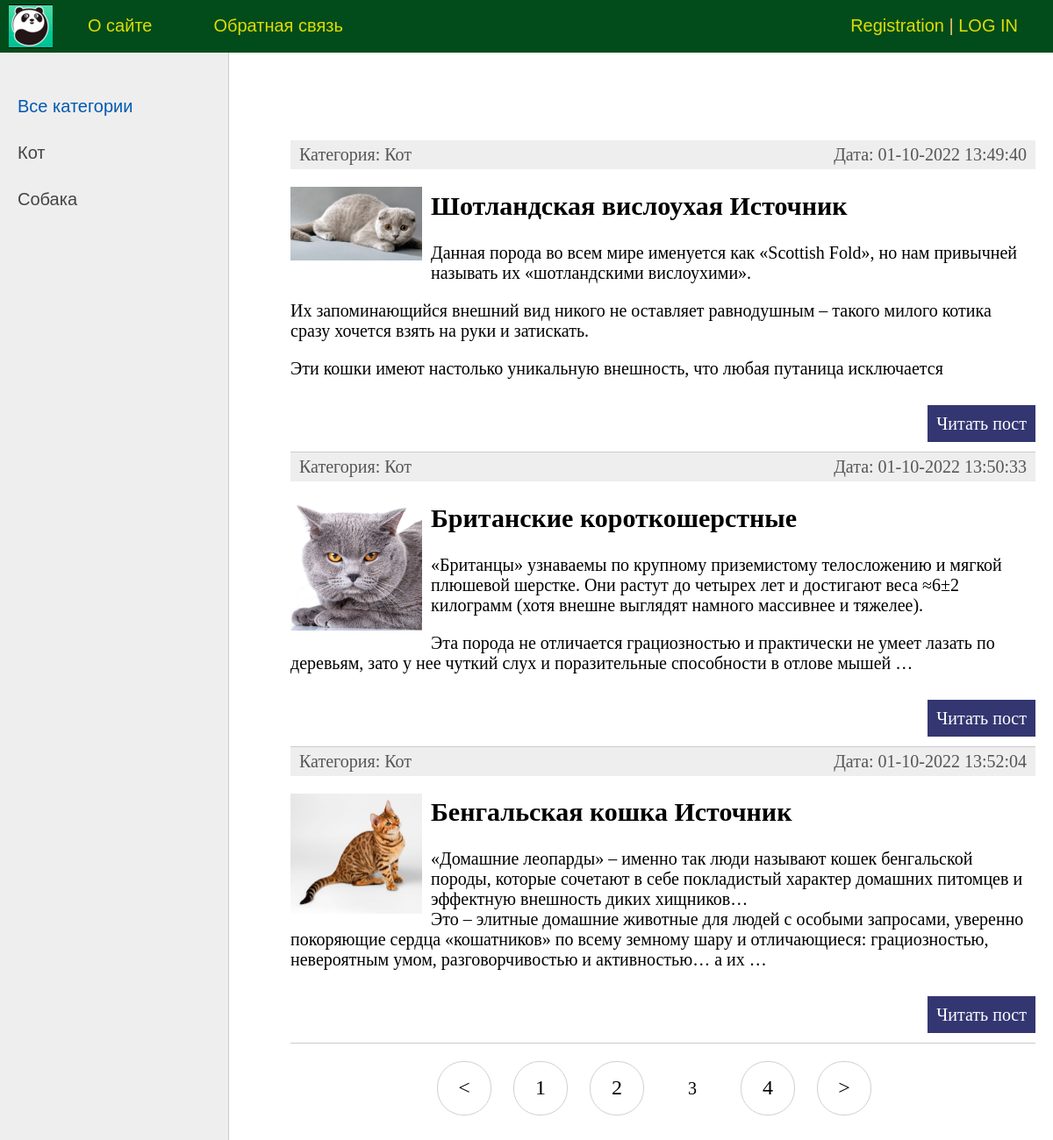
/?page=3, run on the app's committed database.
### animals/models.py (models this page shows, shortened)
class Category(models.Model):
    name = models.CharField(max_length=100, db_index=True, verbose_name='CATEGORY')
    slug = models.SlugField(max_length=255, unique=True, db_index=True, verbose_name="URL")
    def __str__(self):
            return self.name
    def get_absolute_url(self):
        return reverse("category", kwargs={'cat_slug': self.slug})
    class Meta:
        verbose_name = "Category"
        verbose_name_plural = "Categories"
        ordering = ['id']

class Animals(models.Model):
    title = models.CharField(max_length=255, verbose_name="Title")
    slug = models.SlugField(max_length=255, unique=True, db_index=True, verbose_name="URL Slug")
    content = models.TextField(blank=True, verbose_name="Text article")
    photo = models.ImageField(upload_to="photos/%Y/%m/%d/", verbose_name="Picture")
    time_create = models.DateTimeField(auto_now_add=True, verbose_name="Time_created")
    time_update = models.DateTimeField(auto_now=True, verbose_name="Time_updated")
    is_published = models.BooleanField(default=True, verbose_name="Is_published")
    cat = models.ForeignKey("Category", on_delete=models.PROTECT, verbose_name="Category", null=True)
    def get_absolute_url(self):
        return reverse("post", kwargs={"post_slug": self.slug})
    class Meta:
        verbose_name = "Popular animal"
        verbose_name_plural = "Popular animals"
        ordering = ['id']

### animals/views.py (the view)
# urls.py: path('', cache_page(60)(AnimalHome.as_view()), name='home'),
class AnimalHome(DataMixin, ListView):
    model = Animals
    template_name = 'animals/index.html'
    context_object_name = 'posts'
    def get_context_data(self, *, object_list=None, **kwargs):
        context = super().get_context_data(**kwargs)
        c_def = self.get_user_context(title='Home Page')
        return dict(list(context.items()) + list(c_def.items()))
    def get_queryset(self):
        return Animals.objects.filter(is_published=True).select_related('cat')

### animals/templatetags/animals_tags.py (called while the page is built)
@register.simple_tag(name='getcats')
def get_categories(filter=None):
    if not filter:
        return Category.objects.all()
    else:
        return Category.objects.filter(pk=filter)

### animals/utils.py (called while the page is built)
    def get_user_context(self, **kwargs):
        context = kwargs
        cats = cache.get('cats')
        if not cats:
            cats = Category.objects.annotate(Count('animals'))
            cache.set('cats', cats, 60)
        user_menu = menu.copy()
        if not self.request.user.is_authenticated:
            user_menu.pop(1)
        context['menu'] = user_menu
        context['cats'] = cats
        if 'cat_selected' not in context:
            context['cat_selected'] = 0
        return context

### animals/templates/animals/index.html (shortened to what this page needs)
{% extends 'animals/base.html' %}
{% block content %}
<ul class="list-articles">
	{% for p in posts %}
			<li><div class="article-panel">
	<p class="first">Категория: {{p.cat}}</p>
	<p class="last">Дата: {{p.time_update|date:"d-m-Y H:i:s"}}</p>
</div>
	{% if p.photo%}
	<p> <img class="img-article-left thumb" src="{{p.photo.url}}" alt=""></p>
	{%endif %}
				<h2>{{p.title}}</h2>
	{% autoescape on %}
	{{p.content|linebreaks|truncatewords:50}}
	{% endautoescape %}
			<p class="link-read-post"><a href="{{ p.get_absolute_url }}">Читать пост</a></p>
			</li>
	{% endfor %}
</ul>
{% endblock content %}

### animals/templates/animals/base.html (shortened to what this page needs)
{% load static %}
{% load animals_tags %}
<!DOCTYPE html>
<html>
<head>
	<link type="text/css" href="{% static 'animals/css/styles.css' %}" rel="stylesheet" />
</head>
<body>
<table class="table-page" border=0 cellpadding="0" cellspacing="0">
<tr><td valign=top>
{% block mainmenu %}
		<div class="header">
			<ul id="mainmenu" class="mainmenu">
			<li class="logo"><a href="{% url 'home' %}"><div class="logo"></div></a></li>
{% for m in menu %}
			<li><a href="{% url m.url_name %}">{{m.title}}</a></li>
{% endfor %}
				{% if request.user.is_authenticated %}
				<li class="last">{{user.username}}<a href="{% url 'logout' %}">|LOG OUT</a></li>
				{% else %}
				<li class="last"><a href="{% url 'register' %}">Registration</a> | <a href="{% url 'login' %}">LOG IN</a></li>
				{% endif %}
			</ul>
		</div>
{% endblock mainmenu %}
<table class="table-content" border=0 cellpadding="0" cellspacing="0">
<tr>
	<td valign="top" class="left-chapters">
	<ul id="leftchapters">
		{% if cat_selected == 0 %}
		<li class="selected">Все категории</li>
{% else %}
		<li><a href="{% url 'home' %}">Все категории</a></li>
{% endif %}
{% for c in cats %}
{% if c.animals__count > 0 %}
		{% if c.pk == cat_selected %}
		<li class="selected">{{c.name}}</li>
		{% else %}
		<li><a href="{{ c.get_absolute_url}}">{{c.name}}</a></li>
		{% endif%}
{% endif%}
{% endfor %}
	</ul>
</td>
<td valign="top" class="content">
	<div class="content-text">
{% block content %}
{% endblock %}
{% if page_obj.has_other_pages%}
<nav class="list-pages">
	<ul>
		{% if page_obj.has_previous %}
		<li class="page-num">
		<a href="?page={{page_obj.previous_page_number }}">&lt;</a>
		</li>
		{% endif %}
		{% for p in paginator.page_range %}
		{% if  page_obj.number == p %}
		<li class="page-num page-num-selected">{{ p }}</li>
		{% elif p >= page_obj.number|add:-2 and p <= page_obj.number|add:2 %}
		<li class="page-num">
			<a href="?page={{ p }}">{{ p }}</a>
		</li>
		{% endif %}
		{% endfor %}
		{% if page_obj.has_next %}
		<li class="page-num">
		<a href="?page={{page_obj.next_page_number }}">&gt;</a>
		</li>
		{% endif %}
	</ul>
</nav>
{% endif %}
	</div>
</td></tr></table>
</td></tr>
</body>
</html>

### animals/static/animals/css/styles.css (style rules this page uses)
html, body { font-family: 'Arial'; margin: 0; padding: 0; height: 100%; width: 100%; color: #444; }
a { color: #0059b2; text-decoration: none; }
img { max-width: 600px; height: auto; }
img.img-article-left { max-width: 500px; height: auto; float: left; padding: 0 10px 10px 0; }
img.img-article-left.thumb { max-width: 150px; height: auto; }
p.link-read-post { text-align: right; }
p.link-read-post a { padding: 10px; min-width: 100px; background: #333671; color: #fff; text-decoration: none; }
div.article-panel { background: #eee; padding: 5px 10px 5px 10px; box-sizing: border-box; overflow: hidden; color: #555; }
div.article-panel p.first { margin: 0; float: left; }
div.article-panel p.last { margin: 0; float: right; }
ul.list-articles { list-style: none; margin: 0; padding: 0; }
ul.list-articles li { border-bottom: 1px solid #ccc; }
.table-page { width: 100%; height: 100%; vertical-align: top; }
.table-page tr { height: 100%; }
.header { background: #024c1b; height: 60px; }
.logo { background: url('../images/logo.png') no-repeat 10px 5px; width: 70px; height: 60px; }
ul.mainmenu { list-style: none; margin: 0; padding: 0; height: 60px; color: #fdc073; font-size: 20px; overflow: hidden; }
ul.mainmenu li { float: left; margin: 18px 40px 0 30px; }
ul.mainmenu li.logo { margin: 0; }
ul.mainmenu li.last { float: right; }
ul.mainmenu li a { color: #dddd06; text-decoration: none; }
.table-content { width: 100%; min-height: 100%; height: 100%; }
.left-chapters { margin: 0; background: #eee; border-right: 1px solid #ccc; min-height: 100%; }
.left-chapters ul { width: 230px; min-height: 100%; margin: 0; padding: 20px 10px 10px 20px; list-style: none; font-size: 20px; }
.left-chapters ul li { margin: 30px 0 0 0; color: #999; }
.left-chapters ul li.selected { color: #0059b2; }
.left-chapters ul li a { color: #444; text-decoration: none; }
.content { padding: 40px 20px 20px 40px; width: 100%; box-sizing: border-box; }
.content-text { margin: 60px 0 0 30px; color: #000; font-size: 20px; font-family: Yandex Sans Display Light; }
.list-pages { text-align: center; margin: 0 0 20px 0; }
.list-pages ul { margin: 20px 0 0 0; padding: 0; list-style: none; }
.list-pages ul li { display: inline-block; margin: 0 20px 0 0; }
.list-pages a { color: #000; font-size: 24px; text-decoration: none; }
.list-pages .page-num, .page-num-selected { display: inline-block; width: 60px; height: 44px; padding: 16px 0 0 0; border: 1px solid #d0d0d0; border-radius: 30px; }
.list-pages .page-num-selected { border: none; color: #000; font-size: 20px; }

### data on the page
Category: name "Кот"
Category: name "Собака"
Animals: cat "Кот", time_update "01-10-2022 13:49:40", photo (picture), title "Шотландская вислоухая Источник", content "Данная порода во всем мире именуется как «Scottish Fold», но нам привычней называть их «шотландскими вислоухими». Их запоминающийся внешний вид никого не оставляет равнодушным – такого милого котика сразу хочется взять на руки и затискать. Эти кошки имеют настолько уникальную внешность, что любая путаница исключается"
Animals: cat "Кот", time_update "01-10-2022 13:50:33", photo (picture), title "Британские короткошерстные", content "«Британцы» узнаваемы по крупному приземистому телосложению и мягкой плюшевой шерстке. Они растут до четырех лет и достигают веса ≈6±2 килограмм (хотя внешне выглядят намного массивнее и тяжелее). Эта порода не отличается грациозностью и практически не умеет лазать по деревьям, зато у нее чуткий слух и поразительные способности в отлове мышей …"
Animals: cat "Кот", time_update "01-10-2022 13:52:04", photo (picture), title "Бенгальская кошка Источник", content "«Домашние леопарды» – именно так люди называют кошек бенгальской породы, которые сочетают в себе покладистый характер домашних питомцев и эффектную внешность диких хищников… Это – элитные домашние животные для людей с особыми запросами, уверенно покоряющие сердца «кошатников» по всему земному шару и отличающиеся: грациозностью, невероятным умом, разговорчивостью и активностью… а их …"

### other printed values
{{ m.title }} "О сайте" "Обратная связь"
{{ p }} "1" "2" "4"
{{ p }} "3"
